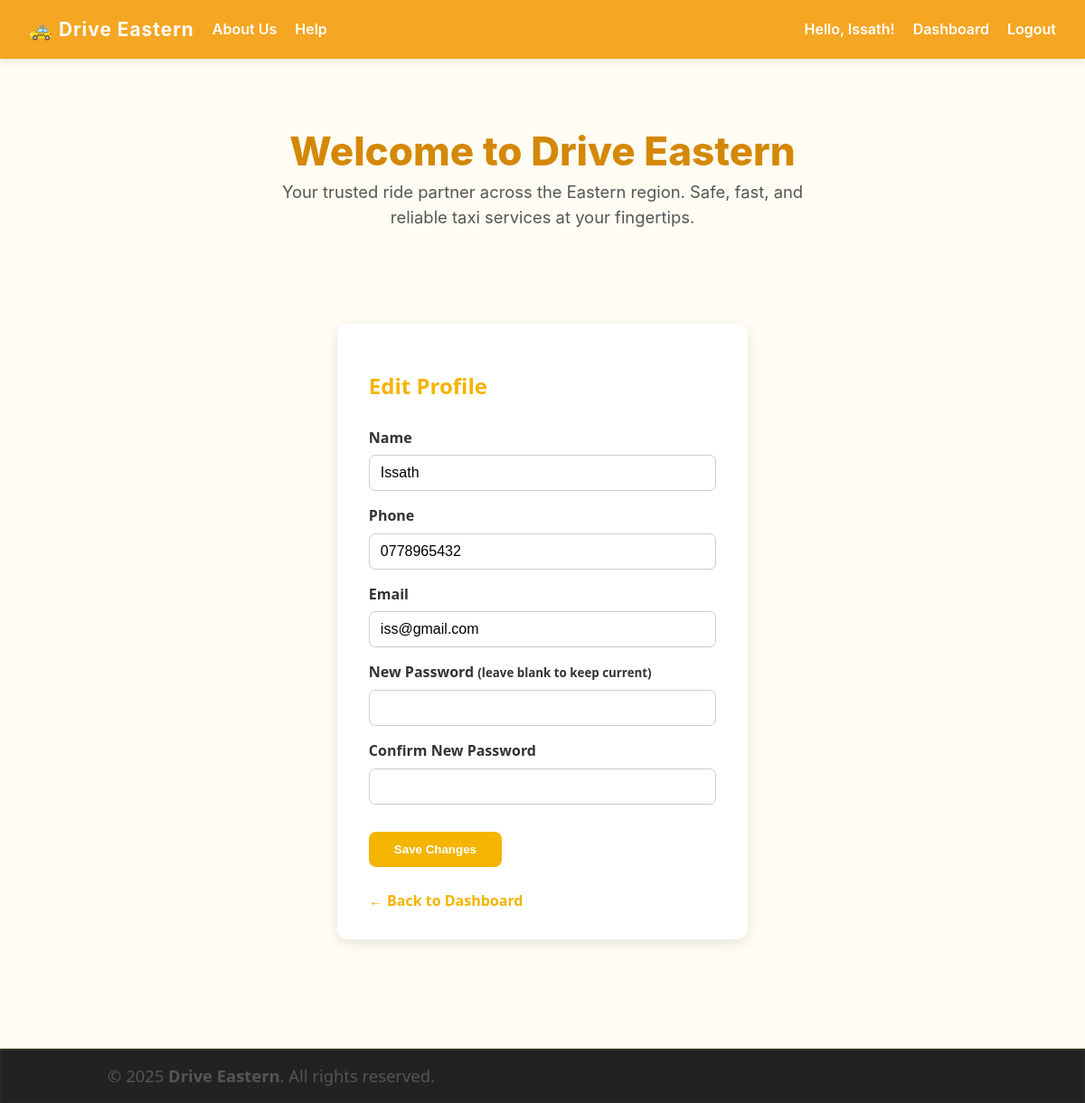
/driver/edit_profile.php (signed in), run on the app's committed database.
### tables this page shows
CREATE TABLE `users` (
  `id` int(11) NOT NULL,
  `name` varchar(100) NOT NULL,
  `email` varchar(255) NOT NULL,
  `password_hash` varchar(255) NOT NULL,
  `role` enum('passenger','driver','admin') NOT NULL DEFAULT 'passenger',
  `phone` varchar(20) DEFAULT NULL,
  `created_at` timestamp NOT NULL DEFAULT current_timestamp()
);

### driver/edit_profile.php (the view, shortened to what this page needs)
<?php
require '../db.php';
$driver_id = $_SESSION['user_id'];
$stmt = $pdo->prepare("SELECT name, phone, email FROM users WHERE id = ? AND role = 'driver'");
$stmt->execute([$driver_id]);
$driver = $stmt->fetch(PDO::FETCH_ASSOC);
?>
<?php include '../includes/header.php'; ?>
<main class="edit-profile">
  <h2>Edit Profile</h2>
  <form method="post" action="">
    <label for="name">Name</label>
    <input type="text" id="name" name="name" required value="<?= htmlspecialchars($driver['name']) ?>">
    <label for="phone">Phone</label>
    <input type="tel" id="phone" name="phone" required value="<?= htmlspecialchars($driver['phone']) ?>">
    <label for="email">Email</label>
    <input type="email" id="email" name="email" required value="<?= htmlspecialchars($driver['email']) ?>">
    <label for="password">New Password <small>(leave blank to keep current)</small></label>
    <input type="password" id="password" name="password" autocomplete="new-password">
    <label for="password_confirm">Confirm New Password</label>
    <input type="password" id="password_confirm" name="password_confirm" autocomplete="new-password">
    <button type="submit" class="btn-submit">Save Changes</button>
  </form>
  <a href="driver_dashboard.php" class="back-link">&larr; Back to Dashboard</a>
</main>
<?php include '../includes/footer.php'; ?>

### includes/header.php (style rules this page uses)
:root { --color-primary: #f5a623; --color-primary-dark: #d48806; --color-text-dark: #1a1a1a; --color-bg-light: #fffdf3; --color-bg-muted: #f9f7f1; --color-text-muted: #555555; --font-family: 'Inter', 'Segoe UI', Tahoma, Geneva, Verdana, sans-serif; --transition-speed: 0.3s; --border-radius: 6px; --shadow-light: rgba(0, 0, 0, 0.1); --shadow-hover: rgba(0, 0, 0, 0.15); --focus-outline: 2px solid var(--color-primary-dark); }
*, *::before, *::after { box-sizing: border-box; }
body { margin: 0; padding: 0; font-family: var(--font-family); background-color: var(--color-bg-light); color: var(--color-text-dark); line-height: 1.6; -webkit-font-smoothing: antialiased; -moz-osx-font-smoothing: grayscale; min-height: 100vh; display: flex; flex-direction: column; }
a { color: var(--color-primary); text-decoration: none; font-weight: 600; transition: color var(--transition-speed); }

### driver/edit_profile.php (style rules this page uses)
main.edit-profile { max-width: 500px; margin: 40px auto 80px; background: #fff; border-radius: 12px; padding: 30px 35px; box-shadow: 0 4px 14px rgb(0 0 0 / 0.1); font-family: 'Segoe UI', Tahoma, Geneva, Verdana, sans-serif; }
main.edit-profile h2 { margin-bottom: 25px; color: #f4b400; font-weight: 700; }
form label { display: block; margin-top: 15px; font-weight: 600; color: #333; }
form input[type="text"], form input[type="email"], form input[type="tel"], form input[type="password"] { width: 100%; padding: 10px 12px; margin-top: 6px; border: 1.5px solid #ccc; border-radius: 7px; font-size: 1rem; transition: border-color 0.3s ease; }
.btn-submit { margin-top: 30px; background-color: #f4b400; color: white; border: none; padding: 12px 28px; border-radius: 8px; font-weight: 600; cursor: pointer; transition: background-color 0.3s ease; }
a.back-link { display: inline-block; margin-top: 25px; color: #f4b400; font-weight: 600; text-decoration: none; }

### data on the page
users: name "Issath", phone "0778965432", email "iss@gmail.com"

### other printed values
$name "Issath"
